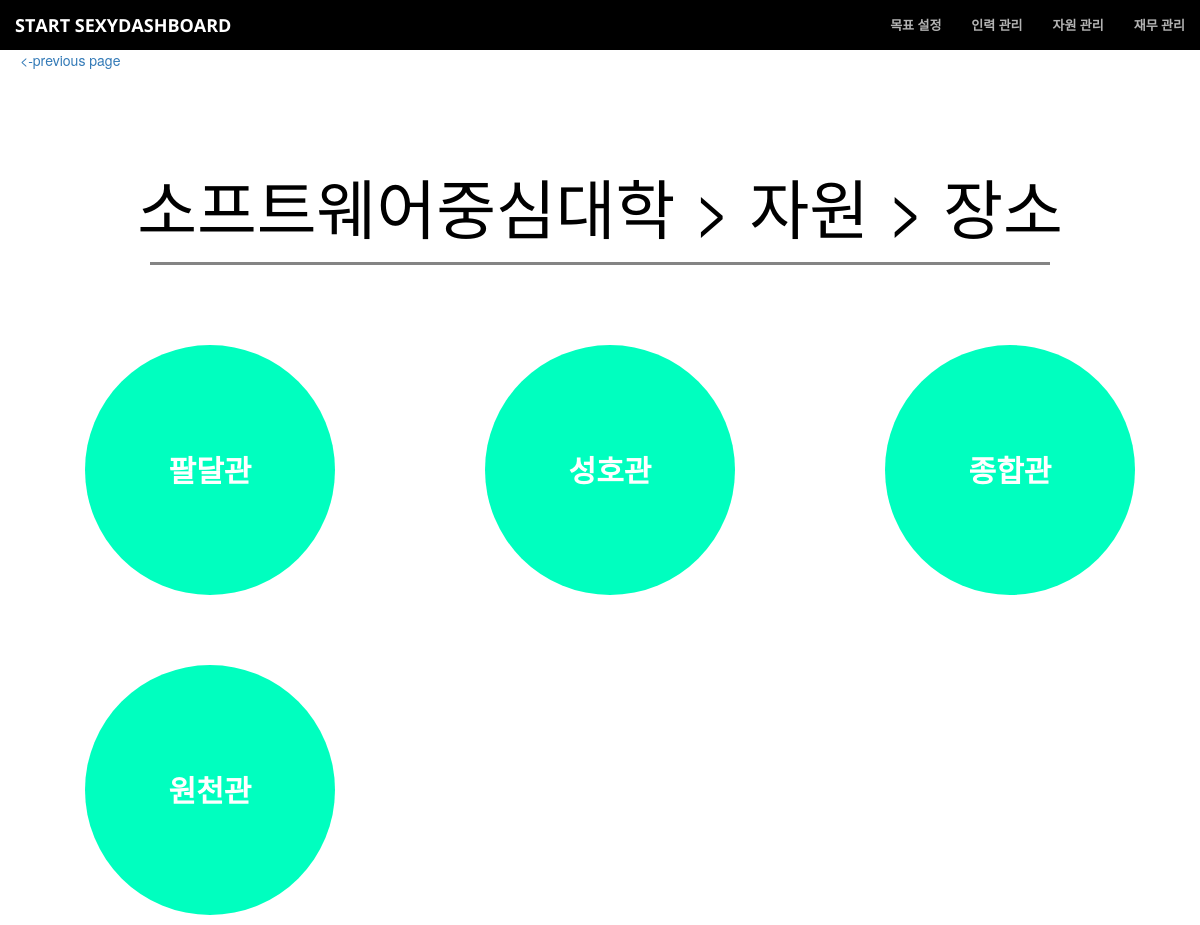
/businesses1/resource/location/ (signed in), run on the app's committed database.
### businesses/models.py (models this page shows, shortened)
class Business(models.Model):
    business_name = models.CharField(max_length=100)
    explanation = models.CharField(max_length=1000, blank=True, null=True, default = '')

class Location(models.Model):
    name = models.CharField(max_length=100)
    business_name = models.ForeignKey(Business, blank=True, null=True)
    address = models.CharField(max_length=100)

### businesses/views.py (the view)
# urls.py: url(r'^(?P<business_id>\d+)/resource/location/(?P<location_id>\d+)$', views.room, name='room'),
def location(request, business_id):
    business = get_object_or_404(Business, pk=business_id)
    return render(request, 'businesses/location_detail.html', {'business': business})

### businesses/templates/businesses/location_detail.html (shortened to what this page needs)
{% extends 'businesses/base.html' %}
{% load staticfiles %}
{% block content %}
<div style="width:100%; height:50px; background-color:black;">
</div>
<a href="{% url 'businesses:resource' business.id %}" style="margin-left:20px;text-decoration: none;"> <-previous page</a>
    <header>
        <div class="header-content">
            <div class="header-content-inner">
               {% if user and not user.is_anonymous %}
                <h1>{{ business.business_name}} > 자원 > 장소 </h1>
                <hr class="dark">
                   {% for location in business.location_set.all %}
                   <div class="col-lg-4 col-sm-6">
                       <a href="{% url 'businesses:room' business.id location.id%}" class="portfolio-box">
                           <p class="circle1" ><div class="circle-detail"> {{ location.name }} </div></p>
                       </a>
                   </div>
                   {% endfor %}
               {% else %}
                  <h1>Your Favorite Source of Free Bootstrap Themes</h1>
                  <hr>
                  <p>Start Bootstrap can help you build better websites using the Bootstrap CSS framework! Just download your template and start going, no strings attached!</p>
                  <a href="#about" class="btn btn-primary btn-xl page-scroll">Find Out More</a>
                {% endif %}
            </div>
        </div>
    </header>
{% endblock content %}

### businesses/static/css/creative2.css (style rules this page uses)
header { position: relative; width: 100%; min-height: auto; text-align: center; color: #000; background-position: center; -webkit-background-size: cover; -moz-background-size: cover; background-size: cover; -o-background-size: cover; }
hr { max-width: 900px; border-color: #848484; border-width: 3px; }
.portfolio-box { display: block; position: relative; margin: 0 auto; max-width: 650px; }
.header-content h1 { margin-top:100px; }
.circle1 { margin-top:60px; margin-left:70px; width: 250px; height: 250px; background: #00FFBF; -moz-border-radius: 50px; -webkit-border-radius: 50px; border-radius: 250px; }
.circle-detail { margin-top:-155px; margin-left:70px; width: 250px; height: 145px; -moz-border-radius: 50px; -webkit-border-radius: 50px; border-radius: 250px; font-size:30px; font-family: 'Open Sans','Helvetica Neue',Arial,sans-serif; font-weight: 700; color: #fff; }

### data on the page
Business: business_name "소프트웨어중심대학"
Location: name "팔달관"
Location: name "성호관"
Location: name "종합관"
Location: name "원천관"
